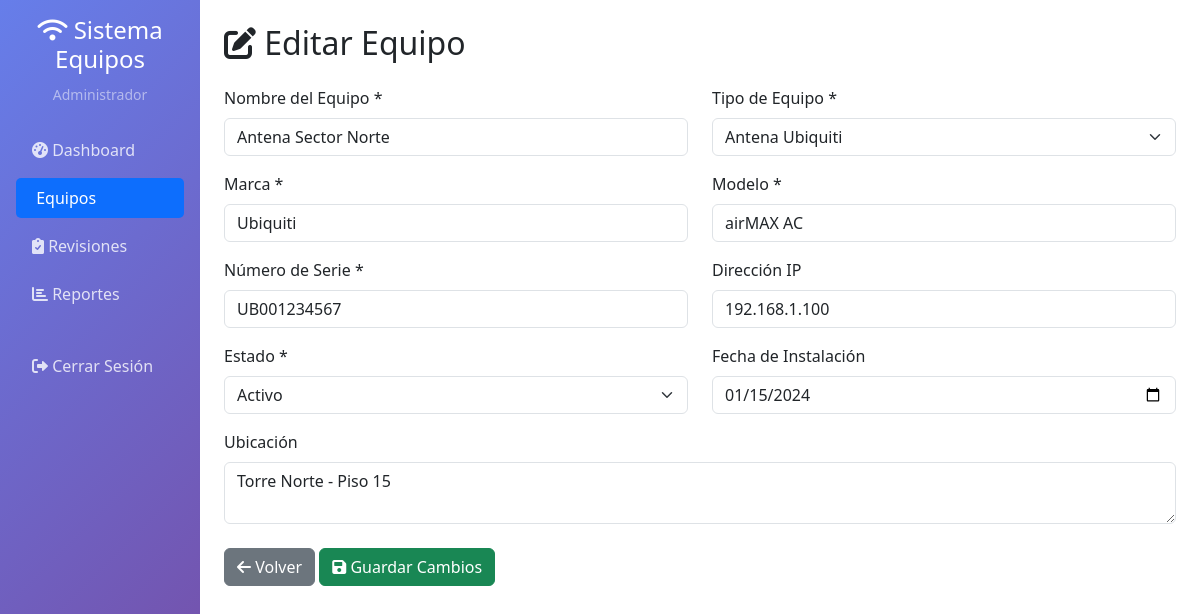
The page /editar_equipo.php?id=1 (signed in) on the database its author committed.
### tables this page shows
CREATE TABLE equipos (
    id INT AUTO_INCREMENT PRIMARY KEY,
    nombre VARCHAR(100) NOT NULL,
    modelo VARCHAR(100) NOT NULL,
    marca VARCHAR(50) NOT NULL,
    numero_serie VARCHAR(100) UNIQUE NOT NULL,
    tipo_equipo_id INT,
    ubicacion VARCHAR(200),
    ip_address VARCHAR(15),
    estado ENUM('Activo', 'Inactivo', 'Mantenimiento', 'Dañado') DEFAULT 'Activo',
    fecha_instalacion DATE,
    fecha_registro TIMESTAMP DEFAULT CURRENT_TIMESTAMP,
    usuario_registro_id INT,
    FOREIGN KEY (tipo_equipo_id) REFERENCES tipos_equipo(id),
    FOREIGN KEY (usuario_registro_id) REFERENCES usuarios(id)
);

CREATE TABLE tipos_equipo (
    id INT AUTO_INCREMENT PRIMARY KEY,
    nombre VARCHAR(50) NOT NULL,
    descripcion TEXT
);

### editar_equipo.php (the view, shortened to what this page needs)
<?php
$pdo = conectarDB();
$id = (int) $_GET['id'];
$stmtTipos = $pdo->query("SELECT * FROM tipos_equipo ORDER BY nombre");
$tipos_equipo = $stmtTipos->fetchAll();
$stmt = $pdo->prepare("SELECT * FROM equipos WHERE id = ?");
$stmt->execute([$id]);
$equipo = $stmt->fetch();
?>
<!DOCTYPE html>
<html lang="es">
<head>
    <link href="https://cdn.jsdelivr.net/npm/bootstrap@5.3.0/dist/css/bootstrap.min.css" rel="stylesheet">
    <link href="https://cdnjs.cloudflare.com/ajax/libs/font-awesome/6.0.0/css/all.min.css" rel="stylesheet">
</head>
<body>
<div class="container-fluid">
    <div class="row">
        <nav class="col-md-3 col-lg-2 d-md-block sidebar p-3">
            <div class="text-center mb-4">
                <h4 class="text-white">
                    <i class="fas fa-wifi"></i> Sistema Equipos
                </h4>
                <small class="text-white-50"><?php echo $_SESSION['usuario_nombre']; ?></small>
            </div>
            <ul class="nav nav-pills flex-column">
                <li class="nav-item mb-2">
                    <a class="nav-link" href="dashboard.php"><i class="fas fa-tachometer-alt"></i> Dashboard</a>
                </li>
                <li class="nav-item mb-2">
                    <a class="nav-link active" href="equipos.php"><i class="fas fa-router"></i> Equipos</a>
                </li>
                <li class="nav-item mb-2">
                    <a class="nav-link" href="revisiones.php"><i class="fas fa-clipboard-check"></i> Revisiones</a>
                </li>
                <li class="nav-item mb-2">
                    <a class="nav-link" href="reportes.php"><i class="fas fa-chart-bar"></i> Reportes</a>
                </li>
                <li class="nav-item mt-4">
                    <a class="nav-link" href="logout.php"><i class="fas fa-sign-out-alt"></i> Cerrar Sesión</a>
                </li>
            </ul>
        </nav>
        <main class="col-md-9 ms-sm-auto col-lg-10 px-md-4 pt-4">
            <h2><i class="fas fa-edit"></i> Editar Equipo</h2>
            <form method="POST" class="mt-4">
                <div class="row mb-3">
                    <div class="col-md-6">
                        <label class="form-label">Nombre del Equipo *</label>
                        <input type="text" name="nombre" class="form-control" value="<?php echo htmlspecialchars($equipo['nombre']); ?>" required>
                    </div>
                    <div class="col-md-6">
                        <label class="form-label">Tipo de Equipo *</label>
                        <select name="tipo_equipo_id" class="form-select" required>
                            <?php foreach ($tipos_equipo as $tipo): ?>
                                <option value="<?php echo $tipo['id']; ?>" <?php echo $equipo['tipo_equipo_id'] == $tipo['id'] ? 'selected' : ''; ?>>
                                    <?php echo htmlspecialchars($tipo['nombre']); ?>
                                </option>
                            <?php endforeach; ?>
                        </select>
                    </div>
                </div>
                <div class="row mb-3">
                    <div class="col-md-6">
                        <label class="form-label">Marca *</label>
                        <input type="text" name="marca" class="form-control" value="<?php echo htmlspecialchars($equipo['marca']); ?>" required>
                    </div>
                    <div class="col-md-6">
                        <label class="form-label">Modelo *</label>
                        <input type="text" name="modelo" class="form-control" value="<?php echo htmlspecialchars($equipo['modelo']); ?>" required>
                    </div>
                </div>
                <div class="row mb-3">
                    <div class="col-md-6">
                        <label class="form-label">Número de Serie *</label>
                        <input type="text" name="numero_serie" class="form-control" value="<?php echo htmlspecialchars($equipo['numero_serie']); ?>" required>
                    </div>
                    <div class="col-md-6">
                        <label class="form-label">Dirección IP</label>
                        <input type="text" name="ip_address" class="form-control" value="<?php echo htmlspecialchars($equipo['ip_address']); ?>">
                    </div>
                </div>
                <div class="row mb-3">
                    <div class="col-md-6">
                        <label class="form-label">Estado *</label>
                        <select name="estado" class="form-select" required>
                            <option value="Activo" <?php echo $equipo['estado'] == 'Activo' ? 'selected' : ''; ?>>Activo</option>
                        </select>
                    </div>
                    <div class="col-md-6">
                        <label class="form-label">Fecha de Instalación</label>
                        <input type="date" name="fecha_instalacion" class="form-control" value="<?php echo htmlspecialchars($equipo['fecha_instalacion']); ?>">
                    </div>
                </div>
                <div class="mb-3">
                    <label class="form-label">Ubicación</label>
                    <textarea name="ubicacion" class="form-control" rows="2"><?php echo htmlspecialchars($equipo['ubicacion']); ?></textarea>
                </div>
                <div class="mt-4">
                    <a href="equipos.php" class="btn btn-secondary">
                        <i class="fas fa-arrow-left"></i> Volver
                    </a>
                    <button type="submit" class="btn btn-success">
                        <i class="fas fa-save"></i> Guardar Cambios
                    </button>
                </div>
            </form>
        </main>
    </div>
</div>
</body>
</html>

### editar_equipo.php (style rules this page uses)
.sidebar { min-height: 100vh; background: linear-gradient(135deg, #667eea 0%, #764ba2 100%); }
.nav-link { color: rgba(255,255,255,0.8); transition: all 0.3s; }
.nav-link:hover, .nav-link.active { color: white; background-color: rgba(255,255,255,0.1); border-radius: 5px; }

### rows shown on the page
equipos: nombre "Antena Sector Norte", tipo_equipo_id "Antena Ubiquiti", marca "Ubiquiti", modelo "airMAX AC", numero_serie "UB001234567", ip_address "192.168.1.100", estado "Activo", fecha_instalacion "01/15/2024", ubicacion "Torre Norte - Piso 15"

### other values the page prints
$_SESSION['usuario_nombre'] "Administrador"
